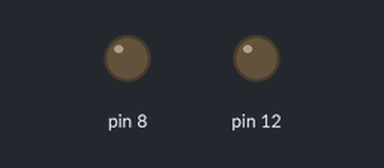
Bench run of a sketch on a simulated Arduino Uno, built with avr-gcc and run on an emulated ATmega328P. Parts: output pins drawn as LEDs (lit = HIGH). What the sketch prints to the serial monitor is not drawn.

Above: at 0.1 s.
At 7.5 s:
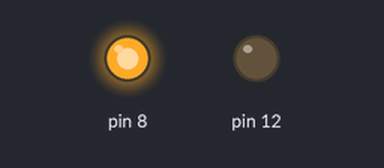
At 13.1 s:
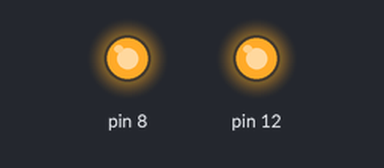
Timing chart, 0 to 15.7 s (numbered marks = the images above):
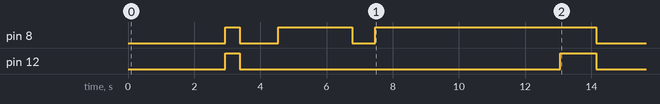

The sketch:

commande_cinematique_V0.ino
```cpp
#define PWM_MAX 255            // max value of duty cycle that can be sent
#define V_MAX 12.0             // max voltage that can be sent through the H-bridge
#define V2PWM PWM_MAX / V_MAX
#define DT 5. // step time in ms

#define RAYON_ROUE 29
#define MAX_WAYPOINTS 10

// Seuil de distance pour considérer qu'on a atteint le waypoint
#define SEUIL 200.0 // Par exemple, 5 cm de seuil

//-----------------------------------------------------------------//
// Objects
//-----------------------------------------------------------------//
struct Point{
  float x; //mm
  float y;
};

struct Motor{
  int VA;
  int VB;
  int I1;
  int I2;
  int PWM;

  int pulse_par_tour;
  int rapport_reduction;

  String type_motor;

  float u;
  float v;
  long pulse;
  long pulse_precedent;
  long time_last_mesure;
  float last_speed;
};


struct Robot{
  int longueur;
  int largeur;
  float KM;

  Point pos;
  float theta;

  float v;
  float w;
  float vr;
  float wr;

  long time_last_mesure;
  float voltage_d;
  float voltage_g;
  float vitesse_d_r;
  float vitesse_g_r;

};

struct Trajectoire{

  float Kx;
  float Ky;

  Point waypoints[MAX_WAYPOINTS];
  int nb_waypoints;
  int current_wp;

  float x0;
  float Vx0;
  float xf;
  float Vxf;

  float y0;
  float Vy0;
  float yf;
  float Vyf;

  float t0;
  float tf;

  float xr;
  float dxr;
  float yr;
  float dyr;
  };

//-----------------------------------------------------------------//
// Build global objects
//-----------------------------------------------------------------//
struct Trajectoire trajectoire = {.Kx = 0.5, .Ky = 0.5,.waypoints = {{500, 0}, {500, 500}, {1000,500}}, .nb_waypoints = 3, .current_wp = 0,.x0=0,.Vx0 = 0,.xf = 0,.Vxf = 0,.y0=0,.Vy0 = 0,.yf = 0,.Vyf = 0,.t0 = 0, .tf = 4};
struct Robot robot = {.longueur=126, .largeur=84,.KM = 50., .pos = {0}, .theta=0,0};
struct Motor motor_G = {.VA=18, .VB=31, .I1=34, .I2=35, .PWM=12,.pulse_par_tour = 8, .rapport_reduction = 46,.type_motor = "Gauche",0};
struct Motor motor_D = {.VA=19, .VB=38, .I1=37, .I2=36, .PWM=8,.pulse_par_tour = 8, .rapport_reduction = 46,.type_motor = "Droit",0};

//-----------------------------------------------------------------//
// Motors Functions
//-----------------------------------------------------------------//
void motor_config(const struct Motor &motor){
    pinMode(motor.VA, INPUT_PULLUP);
    pinMode(motor.VB, INPUT_PULLUP);

    pinMode(motor.I1, OUTPUT);
    pinMode(motor.I2, OUTPUT);
    pinMode(motor.PWM, OUTPUT);
}

void motor_setVoltage(const float voltage, struct Motor &motor){

  if (motor.type_motor == "Gauche"){
      motor.u = -voltage;
  }
  else{
    motor.u = voltage;
  }

}

void motor_updateSpeed(struct Motor &motor){

  float time_actuel = millis();

  float d_pulse = motor.pulse - motor.pulse_precedent;

  float dt = (time_actuel - motor.time_last_mesure);

  float nb_tour = d_pulse/motor.pulse_par_tour;
  float distance = RAYON_ROUE*nb_tour*2*PI/(motor.rapport_reduction);

  float vitesse = 1000 * distance / dt; // 1000 pour s

  if (motor.type_motor == "Gauche"){
    motor.last_speed = -vitesse;
  }
  else{
    motor.last_speed = vitesse;
 }


  motor.pulse_precedent = motor.pulse;
  motor.time_last_mesure = time_actuel;
  }

void motor_applyVoltage(const struct Motor &motor){
    float voltage = motor.u;

    if (abs(voltage) < 1 ) {voltage = 0;}
    if (voltage > 0)
    {
        digitalWrite(motor.I2, LOW);
        digitalWrite(motor.I1, HIGH);
    }
    else
    {
        digitalWrite(motor.I1, LOW);
        digitalWrite(motor.I2, HIGH);
    }
    analogWrite(motor.PWM, constrain(abs(voltage) * V2PWM, 0, V_MAX * V2PWM));
}


//-----------------------------------------------------------------//
// Robot Functions
//-----------------------------------------------------------------//

void robot_updatePos(Robot &robot,Motor &motor_D, Motor &motor_G){

  float time_actuel = millis();
  float dt = (time_actuel - robot.time_last_mesure)*0.001;

  robot.v = (motor_D.last_speed + motor_G.last_speed)/2;
  robot.w = (motor_D.last_speed - motor_G.last_speed)/(2*robot.largeur);

  robot.pos.x = robot.pos.x + dt* (cos(robot.theta)*robot.v-robot.w*robot.longueur*sin(robot.theta));
  robot.pos.y = robot.pos.y + dt* (sin(robot.theta)*robot.v+robot.w*robot.longueur*cos(robot.theta));
  robot.theta = robot.theta + dt* robot.w;

  robot.time_last_mesure = time_actuel;
  }

void robot_updateVoltage(Robot &robot,float vitesse_vd_ref,float vitesse_vg_ref){
  robot.voltage_d = 1/robot.KM*vitesse_vd_ref;
  robot.voltage_g = 1/robot.KM*vitesse_vg_ref;
  }

void robot_updateVDrVGr(Robot &robot,float vitesse_v_ref,float vitesse_w_ref){
  robot.vitesse_d_r = vitesse_v_ref + robot.largeur*vitesse_w_ref;
  robot.vitesse_g_r = vitesse_v_ref - robot.largeur*vitesse_w_ref;
  }

void robot_updateVrWr(Robot &robot, float vitesse_x_ref,float vitesse_y_ref){
  robot.vr = cos(robot.theta)*vitesse_x_ref + sin(robot.theta)*vitesse_y_ref;
  robot.wr = (-sin(robot.theta)*vitesse_x_ref + cos(robot.theta)*vitesse_y_ref)/robot.largeur;
}

//-----------------------------------------------------------------//
// Trajectoire Functions
//-----------------------------------------------------------------//

void trajectoire_update(Trajectoire &trajectoire, Robot &robot){

  int current_wp = trajectoire.current_wp;
  trajectoire.xf = trajectoire.waypoints[current_wp].x;
  trajectoire.yf = trajectoire.waypoints[current_wp].y;

  float t = millis()*0.001;

  float a0x = trajectoire.x0;
  float a1x = trajectoire.Vx0*(trajectoire.tf-trajectoire.t0);
  float a2x = (trajectoire.Vxf + trajectoire.Vx0)/(2*(trajectoire.tf-trajectoire.t0)) - a1x;
  float a3x = trajectoire.xf - a0x - a1x -a2x ;

  float a0y = trajectoire.y0;
  float a1y = trajectoire.Vy0*(trajectoire.tf-trajectoire.t0);
  float a2y = (trajectoire.Vyf + trajectoire.Vy0)/(2*(trajectoire.tf-trajectoire.t0)) - a1y;
  float a3y = -a2y + trajectoire.yf - trajectoire.y0 - a1y;

  float lambda = (t-trajectoire.t0)/(trajectoire.tf-trajectoire.t0);


  trajectoire.xr = a0x + a1x*lambda + a2x*lambda*lambda + a3x*lambda*lambda*lambda;
  trajectoire.dxr = 1/(trajectoire.tf-trajectoire.t0)*(a1x + 2*a2x*lambda + 3*a3x*lambda*lambda);

  trajectoire.yr = a0y + a1y*lambda + a2y*lambda*lambda + a3y*lambda*lambda*lambda;
  trajectoire.dyr = 1/(trajectoire.tf-trajectoire.t0)*(a1y + 2*a2y*lambda + 3*a3y*lambda*lambda);


  float distance = sqrt(pow(trajectoire.xr - trajectoire.xf, 2) + pow(trajectoire.yr - trajectoire.yf, 2));

  /*Serial.println("Distance : " + String(distance)); */
  Serial.println("current wp : " + String(trajectoire.current_wp));

  if ((distance < SEUIL) && (trajectoire.current_wp != trajectoire.nb_waypoints-1)) {
    // Passer au waypoint suivant, mais seulement si ce n'est pas le dernier waypoint
    if (trajectoire.current_wp < trajectoire.nb_waypoints - 1) {
      trajectoire.current_wp++;
      current_wp = trajectoire.current_wp;
      trajectoire.x0 = robot.pos.x;
      trajectoire.y0 = robot.pos.y;
      trajectoire.Vx0 = trajectoire.dxr; //robot.vr;
      trajectoire.Vy0 = trajectoire.dyr; //robot.wr;
      trajectoire.xf = trajectoire.waypoints[current_wp].x;
      trajectoire.yf = trajectoire.waypoints[current_wp].y;
      trajectoire.t0 += t;
      trajectoire.tf = t + trajectoire.tf;
    }
  }
}

//-----------------------------------------------------------------//
// Sensors Functions
//-----------------------------------------------------------------//
void onRisingEdge_MD(){
  if(digitalRead(motor_D.VB)){
    motor_D.pulse++;
  }else{
    motor_D.pulse--;
  }
}


//-----------------------------------------------------------------//
void onRisingEdge_MG(){
  if(digitalRead(motor_G.VB)){
    motor_G.pulse++;
  }else{
    motor_G.pulse--;
  }
}


//-----------------------------------------------------------------//
// Arduino Functions
//-----------------------------------------------------------------//
void setup() {
  motor_config(motor_D);
  motor_config(motor_G);
  Serial.begin(115200);

  attachInterrupt(digitalPinToInterrupt(motor_D.VA), onRisingEdge_MD, RISING);
  attachInterrupt(digitalPinToInterrupt(motor_G.VA), onRisingEdge_MG, RISING);
}


void loop() {

  long t = millis();
  if (t<= trajectoire.tf* 1000 and t > 0) {

    trajectoire_update(trajectoire, robot);
    robot_updateVrWr(robot,trajectoire.dxr + trajectoire.Kx*(trajectoire.xr-robot.pos.x),trajectoire.dyr + trajectoire.Ky*(trajectoire.yr-robot.pos.y));
    robot_updateVDrVGr(robot,robot.vr,robot.wr);
    robot_updateVoltage(robot,robot.vitesse_d_r,robot.vitesse_g_r);
    motor_setVoltage(robot.voltage_d, motor_D);
    motor_setVoltage(robot.voltage_g, motor_G);
    motor_updateSpeed(motor_D);
    motor_updateSpeed(motor_G);
    robot_updatePos(robot, motor_D,motor_G);
    Serial.println("Position robot : ");
    Serial.println("x : " + String(robot.pos.x));
    Serial.println("y : " + String(robot.pos.y));
    /*Serial.println("theta : " + String(robot.theta));
    Serial.println("v : " + String(robot.v));
    Serial.println("w : " + String(robot.w));*/
    /*Serial.println("motor_G voltage : "+ String(robot.voltage_g));
    Serial.println("motor_D voltage : "+ String(robot.voltage_d));
    Serial.print("motor_G_voltage:");
    Serial.print(robot.voltage_g);
    Serial.print(",");
    Serial.print("motor_D_voltage:");
    Serial.println(robot.voltage_d);*/

  }
  else {
    motor_setVoltage(0., motor_D);
    motor_setVoltage(0., motor_G);
  }

  motor_applyVoltage(motor_D); motor_applyVoltage(motor_G);
}
```

Measured:
- by itself, pin 8: goes HIGH 0.44 s, LOW 1.2 s, HIGH 2.2 s, LOW 0.68 s, HIGH 6.7 s, then LOW
- by itself, pin 12: LOW → HIGH at 2.9 s, → LOW 0.44 s later, → HIGH 9.7 s later, → LOW 1.1 s later
